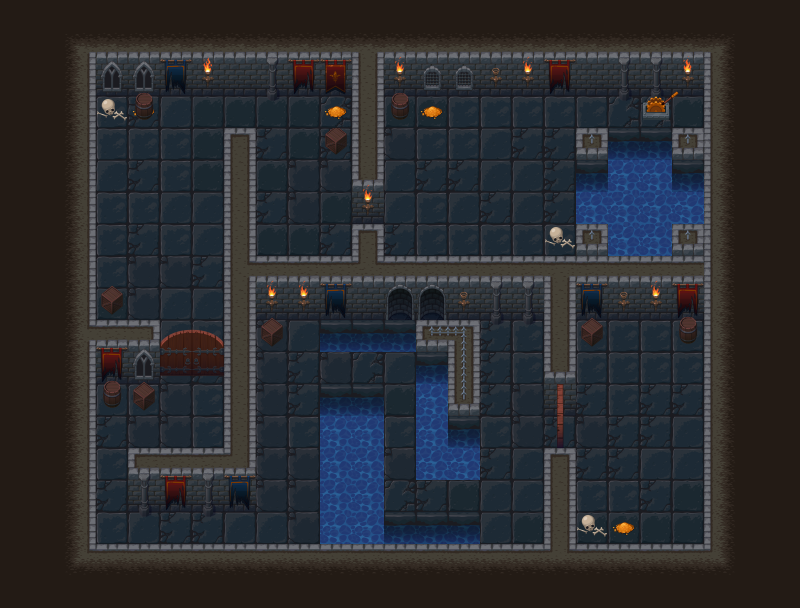

This is a level from a 2D game, rendered from its Tiled map with the project's own tilesets. A one-line summary and the map file follow, with tile-layer data summarised:
An orthogonal 25x19 tile map with 32x32 px tiles, 9 tile layers (bg, wall bg, door bg, floor object 1, ...) and 34 objects (27x collision, 2x door, 2x open, opensw, player, ...).

<map version="1.0" tiledversion="1.1.4" orientation="orthogonal" renderorder="right-down" width="25" height="19" tilewidth="32" tileheight="32" infinite="0" nextobjectid="52">
 <tileset firstgid="1" name="tiles" tilewidth="32" tileheight="32" tilecount="240" columns="10">
  <image source="tiles.png" width="320" height="768" />
 </tileset>
 <layer name="bg" width="25" height="19">
  <properties>
   <property name="tileset" value="tiles" />
  </properties>
  <data>[475 cells, 426 non-empty, 41 distinct tile ids]</data>
 </layer>
 <layer name="wall bg" width="25" height="19">
  <properties>
   <property name="tileset" value="tiles" />
  </properties>
  <data>[475 cells, 60 non-empty, 20 distinct tile ids]</data>
 </layer>
 <layer name="door bg" width="25" height="19">
  <properties>
   <property name="tileset" value="tiles" />
  </properties>
  <data>[475 cells, 4 non-empty, 4 distinct tile ids]</data>
 </layer>
 <layer name="floor object 1" width="25" height="19">
  <properties>
   <property name="tileset" value="tiles" />
  </properties>
  <data>[475 cells, 22 non-empty, 10 distinct tile ids]</data>
 </layer>
 <objectgroup name="door">
  <properties>
   <property name="door" type="int" value="1" />
  </properties>
  <object id="36" name="1" type="door" x="545" y="405.5" width="29.5" height="72.5" />
  <object id="37" name="2" type="door" x="161.5" y="354" width="60.5" height="24" />
 </objectgroup>
 <objectgroup name="open">
  <properties>
   <property name="open" type="int" value="1" />
  </properties>
  <object id="39" name="1" type="open" x="577" y="401" width="34" height="77.5" />
  <object id="40" name="2" type="open" x="160.5" y="381" width="63.5" height="36.5" />
 </objectgroup>
 <objectgroup name="opensw">
  <object id="50" type="opensw" x="601.5" y="97" width="41" height="33.5" />
 </objectgroup>
 <layer name="floor object 2" width="25" height="19">
  <properties>
   <property name="tileset" value="tiles" />
  </properties>
  <data>[475 cells, 5 non-empty, 5 distinct tile ids]</data>
 </layer>
 <layer name="fg" width="25" height="19">
  <properties>
   <property name="fg" value="1" />
   <property name="tileset" value="tiles" />
  </properties>
  <data>[475 cells, 49 non-empty, 7 distinct tile ids]</data>
 </layer>
 <layer name="door fg" width="25" height="19">
  <properties>
   <property name="fg" value="1" />
   <property name="tileset" value="tiles" />
  </properties>
  <data>[475 cells, 2 non-empty, 2 distinct tile ids]</data>
 </layer>
 <objectgroup name="character">
  <object id="32" name="princess" type="player" x="652.284" y="492.688" width="12.3762" height="12.1451" />
 </objectgroup>
 <layer name="wall fg" width="25" height="19">
  <properties>
   <property name="fg" value="1" />
   <property name="tileset" value="tiles" />
  </properties>
  <data>[475 cells, 12 non-empty, 6 distinct tile ids]</data>
 </layer>
 <layer name="floor object fg" width="25" height="19">
  <properties>
   <property name="fg" value="1" />
   <property name="tileset" value="tiles" />
  </properties>
  <data>[475 cells, 1 non-empty, 1 distinct tile ids]</data>
 </layer>
 <objectgroup name="collision">
  <object id="2" type="collision" x="0" y="0" width="800" height="96" />
  <object id="3" type="collision" x="0" y="96" width="96" height="512" />
  <object id="4" type="collision" x="704" y="96" width="96" height="512" />
  <object id="5" type="collision" x="352" y="96" width="32" height="114" />
  <object id="6" type="collision" x="224" y="160" width="32" height="345" />
  <object id="8" type="collision" x="96" y="352" width="64" height="50" />
  <object id="9" type="collision" x="96" y="96" width="64" height="18" />
  <object id="10" type="collision" x="320" y="96" width="32" height="50" />
  <object id="11" type="collision" x="384" y="96" width="64" height="18" />
  <object id="12" type="collision" x="675.948" y="96" width="28.0519" height="32" />
  <object id="13" type="collision" x="576" y="128" width="128" height="192" />
  <object id="14" type="collision" x="256" y="288" width="320" height="32" />
  <object id="15" type="collision" x="352" y="256" width="32" height="32" />
  <object id="16" type="collision" x="256" y="320" width="32" height="18" />
  <object id="18" type="collision" x="320" y="320" width="160" height="18" />
  <object id="19" type="collision" x="416" y="338" width="64" height="128" />
  <object id="20" type="collision" x="320" y="384" width="64" height="192" />
  <object id="21" type="collision" x="384" y="512" width="96" height="64" />
  <object id="22" type="collision" x="96" y="576" width="608" height="32" />
  <object id="23" type="collision" x="544" y="480" width="32" height="96" />
  <object id="24" type="collision" x="544" y="320" width="64" height="18" />
  <object id="25" type="collision" x="672" y="320" width="32" height="18" />
  <object id="26" type="collision" x="576" y="512" width="64" height="18" />
  <object id="28" type="collision" x="96" y="288" width="32" height="64" />
  <object id="29" type="collision" x="544" y="340" width="32" height="64" />
  <object id="30" type="collision" x="128" y="480" width="96" height="25" />
  <object id="31" type="collision" x="544" y="224" width="32" height="64" />
 </objectgroup>
 <objectgroup name="switch">
  <object id="35" type="switch" x="640" y="96" width="32" height="32" />
 </objectgroup>
</map>
